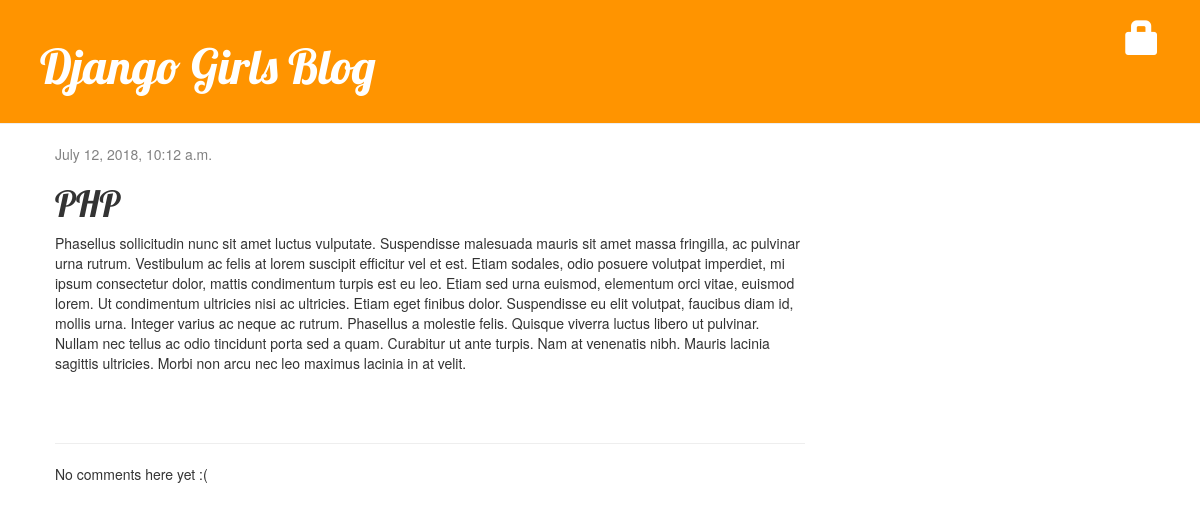
/post/5/, run on the app's committed database.
### blog/models.py (models this page shows, shortened)
class Post(models.Model):
    author = models.ForeignKey('auth.User', on_delete=models.CASCADE)
    title = models.CharField(max_length=200)
    text = models.TextField()
    created_date = models.DateTimeField(
            default=timezone.now)
    published_date = models.DateTimeField(
            blank=True, null=True)

### blog/views.py (the view)
# urls.py: url(r'^post/(?P<pk>\d+)/$', views.post_detail, name='post_detail'),
def post_detail(request, pk):
    post = get_object_or_404(Post, pk=pk)
    return render(request, 'blog/post_detail.html', {'post': post})

### blog/templates/blog/post_detail.html (shortened to what this page needs)
{% extends 'blog/base.html' %}
{% block content %}
    <div class="post">
        {% if post.published_date %}
            <div class="date">
                {{ post.published_date }}
            </div>
        {% else %}
            <a class="btn btn-default" href="{% url 'post_publish' pk=post.pk %}">Publish</a>
        {% endif %}
        <h1>{{ post.title }}</h1>
        <p>{{ post.text|linebreaksbr }}</p>
    </div>
    <hr>
    {% for comment in post.comments.all %}
        {% if user.is_authenticated or comment.approved_comment %}
        <div class="comment">
            <div class="date">
                {{ comment.created_date }}
                {% if not comment.approved_comment %}
                    <a class="btn btn-default" href="{% url 'comment_remove' pk=comment.pk %}"><span class="glyphicon glyphicon-remove"></span></a>
                    <a class="btn btn-default" href="{% url 'comment_approve' pk=comment.pk %}"><span class="glyphicon glyphicon-ok"></span></a>
                {% endif %}
            </div>
            <strong>{{ comment.author }}</strong>
            <p>{{ comment.text|linebreaks }}</p>
        </div>
        {% endif %}
    {% empty %}
        <p>No comments here yet :(</p>
    {% endfor %}
{% endblock %}

### blog/static/css/blog.css (style rules this page uses)
h1, h2, h3, h4 { font-family: 'Lobster', cursive; }
.date { color: #828282; }
.post { margin-bottom: 70px; }

### data on the page
Post: published_date "July 12, 2018, 10:12 a.m.", title "PHP", text "Phasellus sollicitudin nunc sit amet luctus vulputate. Suspendisse malesuada mauris sit amet massa fringilla, ac pulvinar urna rutrum. Vestibulum ac felis at lorem suscipit efficitur vel et est. Etiam sodales, odio posuere volutpat imperdiet, mi ipsum consectetur dolor, mattis condimentum turpis est eu leo. Etiam sed urna euismod, elementum orci vitae, euismod lorem. Ut condimentum ultricies nisi ac ultricies. Etiam eget finibus dolor. Suspendisse eu elit volutpat, faucibus diam id, mollis urna. Integer varius ac neque ac rutrum. Phasellus a molestie felis. Quisque viverra luctus libero ut pulvinar. Nullam nec tellus ac odio tincidunt porta sed a quam. Curabitur ut ante turpis. Nam at…"
